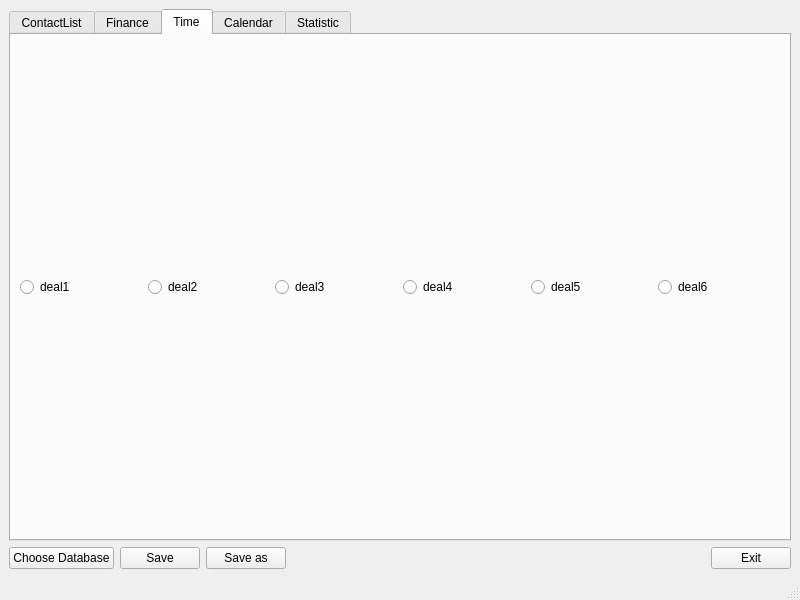
<?xml version="1.0" encoding="UTF-8"?>
<ui version="4.0">
 <class>ConciergeView2</class>
 <widget class="QMainWindow" name="ConciergeView2">
  <property name="geometry">
   <rect>
    <x>0</x>
    <y>0</y>
    <width>800</width>
    <height>600</height>
   </rect>
  </property>
  <property name="windowTitle">
   <string>MainWindow</string>
  </property>
  <widget class="QWidget" name="centralwidget">
   <layout class="QVBoxLayout" name="verticalLayout_3">
    <item>
     <widget class="QTabWidget" name="tabWidget">
      <property name="currentIndex">
       <number>2</number>
      </property>
      <widget class="QWidget" name="tab">
       <attribute name="title">
        <string>ContactList</string>
       </attribute>
       <layout class="QVBoxLayout" name="verticalLayout">
        <item>
         <widget class="QSplitter" name="splitter">
          <property name="orientation">
           <enum>Qt::Horizontal</enum>
          </property>
          <widget class="QListWidget" name="lwContactList">
           <property name="sizePolicy">
            <sizepolicy hsizetype="Fixed" vsizetype="Expanding">
             <horstretch>0</horstretch>
             <verstretch>0</verstretch>
            </sizepolicy>
           </property>
          </widget>
          <widget class="QWidget" name="ContactWidget" native="true">
           <layout class="QVBoxLayout" name="vLayContact">
            <item>
             <layout class="QGridLayout" name="MainData">
              <property name="leftMargin">
               <number>5</number>
              </property>
              <property name="topMargin">
               <number>3</number>
              </property>
              <property name="rightMargin">
               <number>5</number>
              </property>
              <property name="bottomMargin">
               <number>3</number>
              </property>
              <property name="horizontalSpacing">
               <number>5</number>
              </property>
              <property name="verticalSpacing">
               <number>0</number>
              </property>
              <item row="0" column="0" rowspan="5">
               <widget class="QLabel" name="lbUserPic">
                <property name="sizePolicy">
                 <sizepolicy hsizetype="Fixed" vsizetype="Fixed">
                  <horstretch>0</horstretch>
                  <verstretch>0</verstretch>
                 </sizepolicy>
                </property>
                <property name="minimumSize">
                 <size>
                  <width>120</width>
                  <height>120</height>
                 </size>
                </property>
                <property name="maximumSize">
                 <size>
                  <width>120</width>
                  <height>120</height>
                 </size>
                </property>
                <property name="pixmap">
                 <pixmap>:/logo</pixmap>
                </property>
                <property name="scaledContents">
                 <bool>true</bool>
                </property>
                <property name="alignment">
                 <set>Qt::AlignLeading|Qt::AlignLeft|Qt::AlignTop</set>
                </property>
               </widget>
              </item>
              <item row="3" column="2">
               <widget class="QLineEdit" name="leOtherName">
                <property name="maxLength">
                 <number>100</number>
                </property>
               </widget>
              </item>
              <item row="0" column="1">
               <widget class="QLabel" name="lbAlias">
                <property name="text">
                 <string>Alias:</string>
                </property>
                <property name="alignment">
                 <set>Qt::AlignRight|Qt::AlignTrailing|Qt::AlignVCenter</set>
                </property>
               </widget>
              </item>
              <item row="0" column="2">
               <widget class="QLineEdit" name="leAlias">
                <property name="maxLength">
                 <number>150</number>
                </property>
               </widget>
              </item>
              <item row="3" column="1">
               <widget class="QLabel" name="lbOtherName">
                <property name="text">
                 <string>OtherName:</string>
                </property>
                <property name="alignment">
                 <set>Qt::AlignRight|Qt::AlignTrailing|Qt::AlignVCenter</set>
                </property>
               </widget>
              </item>
              <item row="1" column="2">
               <widget class="QLineEdit" name="leName">
                <property name="maxLength">
                 <number>100</number>
                </property>
               </widget>
              </item>
              <item row="1" column="1">
               <widget class="QLabel" name="lbName">
                <property name="text">
                 <string>Name:</string>
                </property>
                <property name="alignment">
                 <set>Qt::AlignRight|Qt::AlignTrailing|Qt::AlignVCenter</set>
                </property>
               </widget>
              </item>
              <item row="4" column="1">
               <widget class="QLabel" name="lbBirthday">
                <property name="text">
                 <string>Birthday:</string>
                </property>
                <property name="alignment">
                 <set>Qt::AlignRight|Qt::AlignTrailing|Qt::AlignVCenter</set>
                </property>
               </widget>
              </item>
              <item row="0" column="0">
               <widget class="QPushButton" name="pbEditUserPic">
                <property name="sizePolicy">
                 <sizepolicy hsizetype="Fixed" vsizetype="Fixed">
                  <horstretch>0</horstretch>
                  <verstretch>0</verstretch>
                 </sizepolicy>
                </property>
                <property name="minimumSize">
                 <size>
                  <width>25</width>
                  <height>25</height>
                 </size>
                </property>
                <property name="maximumSize">
                 <size>
                  <width>25</width>
                  <height>25</height>
                 </size>
                </property>
                <property name="text">
                 <string/>
                </property>
                <property name="icon">
                 <iconset>
                  <normaloff>:/editContact</normaloff>:/editContact</iconset>
                </property>
               </widget>
              </item>
              <item row="4" column="2">
               <widget class="QDateEdit" name="deBirthday">
                <property name="calendarPopup">
                 <bool>true</bool>
                </property>
                <property name="currentSectionIndex">
                 <number>0</number>
                </property>
               </widget>
              </item>
              <item row="2" column="2">
               <widget class="QLineEdit" name="leSurName">
                <property name="maxLength">
                 <number>100</number>
                </property>
               </widget>
              </item>
              <item row="2" column="1">
               <widget class="QLabel" name="lbLastName">
                <property name="text">
                 <string>LastName:</string>
                </property>
                <property name="alignment">
                 <set>Qt::AlignRight|Qt::AlignTrailing|Qt::AlignVCenter</set>
                </property>
               </widget>
              </item>
             </layout>
            </item>
            <item>
             <widget class="QTabWidget" name="DetailData">
              <property name="currentIndex">
               <number>0</number>
              </property>
              <widget class="QWidget" name="tabChannels">
               <attribute name="title">
                <string>Channels</string>
               </attribute>
               <layout class="QGridLayout" name="gridLayout_2">
                <item row="4" column="0" colspan="3">
                 <widget class="QPushButton" name="pushButton">
                  <property name="minimumSize">
                   <size>
                    <width>100</width>
                    <height>0</height>
                   </size>
                  </property>
                  <property name="maximumSize">
                   <size>
                    <width>100</width>
                    <height>16777215</height>
                   </size>
                  </property>
                  <property name="text">
                   <string>Add</string>
                  </property>
                  <property name="icon">
                   <iconset>
                    <normaloff>:/newContact</normaloff>:/newContact</iconset>
                  </property>
                 </widget>
                </item>
                <item row="5" column="0" colspan="3">
                 <spacer name="vSpacer">
                  <property name="orientation">
                   <enum>Qt::Vertical</enum>
                  </property>
                  <property name="sizeHint" stdset="0">
                   <size>
                    <width>20</width>
                    <height>40</height>
                   </size>
                  </property>
                 </spacer>
                </item>
                <item row="0" column="0">
                 <widget class="QLabel" name="lbPhone">
                  <property name="text">
                   <string>Phone:</string>
                  </property>
                  <property name="alignment">
                   <set>Qt::AlignRight|Qt::AlignTrailing|Qt::AlignVCenter</set>
                  </property>
                 </widget>
                </item>
                <item row="1" column="0">
                 <widget class="QLabel" name="lbEmail">
                  <property name="text">
                   <string>Email:</string>
                  </property>
                  <property name="alignment">
                   <set>Qt::AlignRight|Qt::AlignTrailing|Qt::AlignVCenter</set>
                  </property>
                 </widget>
                </item>
                <item row="2" column="0">
                 <widget class="QLabel" name="lbSkype">
                  <property name="text">
                   <string>Skype:</string>
                  </property>
                  <property name="alignment">
                   <set>Qt::AlignRight|Qt::AlignTrailing|Qt::AlignVCenter</set>
                  </property>
                 </widget>
                </item>
                <item row="0" column="1">
                 <widget class="QLineEdit" name="lePhone"/>
                </item>
                <item row="0" column="2">
                 <widget class="QLabel" name="label">
                  <property name="text">
                   <string/>
                  </property>
                  <property name="pixmap">
                   <pixmap>:/editContact</pixmap>
                  </property>
                 </widget>
                </item>
                <item row="1" column="1">
                 <widget class="QLineEdit" name="leEmail"/>
                </item>
                <item row="2" column="1">
                 <widget class="QLineEdit" name="leSkype"/>
                </item>
                <item row="3" column="0">
                 <widget class="QLabel" name="lbSite">
                  <property name="text">
                   <string>Site:</string>
                  </property>
                  <property name="alignment">
                   <set>Qt::AlignRight|Qt::AlignTrailing|Qt::AlignVCenter</set>
                  </property>
                 </widget>
                </item>
                <item row="3" column="1">
                 <widget class="QLineEdit" name="leSite"/>
                </item>
                <item row="1" column="2">
                 <widget class="QLabel" name="label_2">
                  <property name="text">
                   <string/>
                  </property>
                  <property name="pixmap">
                   <pixmap>:/editContact</pixmap>
                  </property>
                 </widget>
                </item>
                <item row="2" column="2">
                 <widget class="QLabel" name="label_3">
                  <property name="text">
                   <string/>
                  </property>
                  <property name="pixmap">
                   <pixmap>:/editContact</pixmap>
                  </property>
                 </widget>
                </item>
                <item row="3" column="2">
                 <widget class="QLabel" name="label_4">
                  <property name="text">
                   <string/>
                  </property>
                  <property name="pixmap">
                   <pixmap>:/editContact</pixmap>
                  </property>
                 </widget>
                </item>
               </layout>
              </widget>
              <widget class="QWidget" name="tabAddress">
               <attribute name="title">
                <string>Address</string>
               </attribute>
               <layout class="QGridLayout" name="gridLayout">
                <item row="1" column="1">
                 <widget class="QLineEdit" name="leCountry"/>
                </item>
                <item row="2" column="1">
                 <widget class="QLineEdit" name="leCity"/>
                </item>
                <item row="1" column="0">
                 <widget class="QLabel" name="lbCountry">
                  <property name="text">
                   <string>Country:</string>
                  </property>
                  <property name="alignment">
                   <set>Qt::AlignRight|Qt::AlignTrailing|Qt::AlignVCenter</set>
                  </property>
                 </widget>
                </item>
                <item row="2" column="0">
                 <widget class="QLabel" name="lbCity">
                  <property name="text">
                   <string>City:</string>
                  </property>
                  <property name="alignment">
                   <set>Qt::AlignRight|Qt::AlignTrailing|Qt::AlignVCenter</set>
                  </property>
                 </widget>
                </item>
                <item row="5" column="1">
                 <widget class="QLineEdit" name="leApartment"/>
                </item>
                <item row="4" column="1">
                 <widget class="QLineEdit" name="leHome"/>
                </item>
                <item row="4" column="0">
                 <widget class="QLabel" name="lbHome">
                  <property name="text">
                   <string>Home:</string>
                  </property>
                  <property name="alignment">
                   <set>Qt::AlignRight|Qt::AlignTrailing|Qt::AlignVCenter</set>
                  </property>
                 </widget>
                </item>
                <item row="3" column="1">
                 <widget class="QLineEdit" name="leStreet"/>
                </item>
                <item row="3" column="0">
                 <widget class="QLabel" name="lbStreet">
                  <property name="text">
                   <string>Street:</string>
                  </property>
                  <property name="alignment">
                   <set>Qt::AlignRight|Qt::AlignTrailing|Qt::AlignVCenter</set>
                  </property>
                 </widget>
                </item>
                <item row="5" column="0">
                 <widget class="QLabel" name="lbApartment">
                  <property name="text">
                   <string>Apartment:</string>
                  </property>
                  <property name="alignment">
                   <set>Qt::AlignRight|Qt::AlignTrailing|Qt::AlignVCenter</set>
                  </property>
                 </widget>
                </item>
                <item row="6" column="0" colspan="2">
                 <spacer name="vSpacer_2">
                  <property name="orientation">
                   <enum>Qt::Vertical</enum>
                  </property>
                  <property name="sizeHint" stdset="0">
                   <size>
                    <width>20</width>
                    <height>40</height>
                   </size>
                  </property>
                 </spacer>
                </item>
               </layout>
              </widget>
              <widget class="QWidget" name="tabCompany">
               <attribute name="title">
                <string>Company</string>
               </attribute>
               <layout class="QFormLayout" name="formLayout">
                <property name="fieldGrowthPolicy">
                 <enum>QFormLayout::AllNonFixedFieldsGrow</enum>
                </property>
                <item row="0" column="0">
                 <widget class="QLabel" name="lbNameCompany">
                  <property name="text">
                   <string>Name:</string>
                  </property>
                  <property name="alignment">
                   <set>Qt::AlignRight|Qt::AlignTrailing|Qt::AlignVCenter</set>
                  </property>
                 </widget>
                </item>
                <item row="0" column="1">
                 <widget class="QLineEdit" name="leNameCompany"/>
                </item>
                <item row="1" column="0">
                 <widget class="QLabel" name="lbPhoneCompany">
                  <property name="text">
                   <string>Phone:</string>
                  </property>
                  <property name="alignment">
                   <set>Qt::AlignRight|Qt::AlignTrailing|Qt::AlignVCenter</set>
                  </property>
                 </widget>
                </item>
                <item row="1" column="1">
                 <widget class="QLineEdit" name="lePhoneCompany"/>
                </item>
                <item row="2" column="0">
                 <widget class="QLabel" name="lbDapartment">
                  <property name="text">
                   <string>Department:</string>
                  </property>
                  <property name="alignment">
                   <set>Qt::AlignRight|Qt::AlignTrailing|Qt::AlignVCenter</set>
                  </property>
                 </widget>
                </item>
                <item row="2" column="1">
                 <widget class="QLineEdit" name="leDepartment"/>
                </item>
                <item row="3" column="0">
                 <widget class="QLabel" name="lbPost">
                  <property name="text">
                   <string>Post:</string>
                  </property>
                  <property name="alignment">
                   <set>Qt::AlignRight|Qt::AlignTrailing|Qt::AlignVCenter</set>
                  </property>
                 </widget>
                </item>
                <item row="3" column="1">
                 <widget class="QLineEdit" name="lePost"/>
                </item>
                <item row="4" column="0">
                 <widget class="QLabel" name="lbAddressCompany">
                  <property name="text">
                   <string>Address:</string>
                  </property>
                  <property name="alignment">
                   <set>Qt::AlignRight|Qt::AlignTrailing|Qt::AlignVCenter</set>
                  </property>
                 </widget>
                </item>
                <item row="4" column="1">
                 <widget class="QLineEdit" name="leAddressCompany"/>
                </item>
                <item row="5" column="0">
                 <widget class="QLabel" name="lbStartWork">
                  <property name="text">
                   <string>Start work:</string>
                  </property>
                  <property name="alignment">
                   <set>Qt::AlignRight|Qt::AlignTrailing|Qt::AlignVCenter</set>
                  </property>
                 </widget>
                </item>
                <item row="5" column="1">
                 <widget class="QDateEdit" name="deStartWork">
                  <property name="calendarPopup">
                   <bool>true</bool>
                  </property>
                 </widget>
                </item>
                <item row="6" column="0">
                 <widget class="QLabel" name="lbEndWork">
                  <property name="text">
                   <string>End work:</string>
                  </property>
                 </widget>
                </item>
                <item row="6" column="1">
                 <widget class="QDateEdit" name="deEndWork">
                  <property name="calendarPopup">
                   <bool>true</bool>
                  </property>
                 </widget>
                </item>
                <item row="7" column="0" colspan="2">
                 <spacer name="vSpacer_3">
                  <property name="orientation">
                   <enum>Qt::Vertical</enum>
                  </property>
                  <property name="sizeHint" stdset="0">
                   <size>
                    <width>20</width>
                    <height>40</height>
                   </size>
                  </property>
                 </spacer>
                </item>
               </layout>
              </widget>
             </widget>
            </item>
           </layout>
          </widget>
         </widget>
        </item>
       </layout>
      </widget>
      <widget class="QWidget" name="tab_2">
       <attribute name="title">
        <string>Finance</string>
       </attribute>
       <layout class="QVBoxLayout" name="verticalLayout_2"/>
      </widget>
      <widget class="QWidget" name="tab_5">
       <attribute name="title">
        <string>Time</string>
       </attribute>
       <layout class="QGridLayout" name="gridLayout_4">
        <item row="0" column="0">
         <widget class="QRadioButton" name="radioButton">
          <property name="text">
           <string>deal1</string>
          </property>
         </widget>
        </item>
        <item row="0" column="3">
         <widget class="QRadioButton" name="radioButton_4">
          <property name="text">
           <string>deal4</string>
          </property>
         </widget>
        </item>
        <item row="0" column="1">
         <widget class="QRadioButton" name="radioButton_2">
          <property name="text">
           <string>deal2</string>
          </property>
         </widget>
        </item>
        <item row="0" column="2">
         <widget class="QRadioButton" name="radioButton_3">
          <property name="text">
           <string>deal3</string>
          </property>
         </widget>
        </item>
        <item row="0" column="4">
         <widget class="QRadioButton" name="radioButton_5">
          <property name="text">
           <string>deal5</string>
          </property>
         </widget>
        </item>
        <item row="0" column="5">
         <widget class="QRadioButton" name="radioButton_6">
          <property name="text">
           <string>deal6</string>
          </property>
         </widget>
        </item>
       </layout>
      </widget>
      <widget class="QWidget" name="tab_4">
       <attribute name="title">
        <string>Calendar</string>
       </attribute>
       <layout class="QGridLayout" name="gridLayout_3">
        <item row="0" column="1">
         <widget class="QGroupBox" name="groupBox">
          <property name="title">
           <string>GroupBox</string>
          </property>
         </widget>
        </item>
        <item row="1" column="1">
         <widget class="QGroupBox" name="groupBox_2">
          <property name="title">
           <string>GroupBox</string>
          </property>
         </widget>
        </item>
        <item row="0" column="0" rowspan="2">
         <widget class="QCalendarWidget" name="calendarWidget"/>
        </item>
       </layout>
      </widget>
      <widget class="QWidget" name="tab_3">
       <attribute name="title">
        <string>Statistic</string>
       </attribute>
       <layout class="QHBoxLayout" name="horizontalLayout">
        <item>
         <widget class="QGroupBox" name="financeStatistic">
          <property name="title">
           <string>Finance</string>
          </property>
          <layout class="QFormLayout" name="formLayout_2">
           <property name="fieldGrowthPolicy">
            <enum>QFormLayout::AllNonFixedFieldsGrow</enum>
           </property>
           <item row="4" column="0">
            <widget class="QLabel" name="lblLastIncome">
             <property name="text">
              <string>Last income :</string>
             </property>
            </widget>
           </item>
           <item row="8" column="0">
            <widget class="QLabel" name="lblCurrentAmountOfFunds">
             <property name="text">
              <string>Current amount of funds :</string>
             </property>
            </widget>
           </item>
           <item row="5" column="0">
            <widget class="QLabel" name="lblLastOutcome">
             <property name="text">
              <string>Last outcome :</string>
             </property>
            </widget>
           </item>
           <item row="3" column="0">
            <widget class="QLabel" name="lblMaximumOutcomePerDay">
             <property name="text">
              <string>Maximum outcome per day :</string>
             </property>
            </widget>
           </item>
           <item row="6" column="0">
            <widget class="QLabel" name="lblTodayIncome">
             <property name="text">
              <string>Today income :</string>
             </property>
            </widget>
           </item>
           <item row="0" column="0">
            <widget class="QLabel" name="lblMaximumIncomePerMonth">
             <property name="text">
              <string>Maximum income per month :</string>
             </property>
            </widget>
           </item>
           <item row="2" column="0">
            <widget class="QLabel" name="lblMaximumOutcomePerMonth">
             <property name="text">
              <string>Maximum outcome per month :</string>
             </property>
            </widget>
           </item>
           <item row="1" column="0">
            <widget class="QLabel" name="lblMaximumIncomePerDay">
             <property name="text">
              <string>Maximum income per day :</string>
             </property>
            </widget>
           </item>
           <item row="9" column="0">
            <widget class="QLabel" name="lblCurrentDebet">
             <property name="text">
              <string>Current debet :</string>
             </property>
            </widget>
           </item>
           <item row="7" column="0">
            <widget class="QLabel" name="lblTodayOutcome">
             <property name="text">
              <string>Today outcome :</string>
             </property>
            </widget>
           </item>
           <item row="10" column="0">
            <widget class="QLabel" name="lblCurrentCredit">
             <property name="text">
              <string>Current credit</string>
             </property>
            </widget>
           </item>
           <item row="0" column="1">
            <widget class="QSpinBox" name="sbMaxIncomePerMonth">
             <property name="readOnly">
              <bool>true</bool>
             </property>
            </widget>
           </item>
           <item row="6" column="1">
            <widget class="QSpinBox" name="sbTodayIncome">
             <property name="readOnly">
              <bool>true</bool>
             </property>
            </widget>
           </item>
           <item row="7" column="1">
            <widget class="QSpinBox" name="sbTodayOutcome">
             <property name="readOnly">
              <bool>true</bool>
             </property>
            </widget>
           </item>
           <item row="8" column="1">
            <widget class="QSpinBox" name="sbCurrentAmountOfFunds">
             <property name="readOnly">
              <bool>true</bool>
             </property>
            </widget>
           </item>
           <item row="9" column="1">
            <widget class="QSpinBox" name="sbCurrentCredit">
             <property name="readOnly">
              <bool>true</bool>
             </property>
            </widget>
           </item>
           <item row="10" column="1">
            <widget class="QSpinBox" name="sbCurrentDebet">
             <property name="readOnly">
              <bool>true</bool>
             </property>
            </widget>
           </item>
           <item row="5" column="1">
            <widget class="QSpinBox" name="sbLastOutcome">
             <property name="readOnly">
              <bool>true</bool>
             </property>
            </widget>
           </item>
           <item row="4" column="1">
            <widget class="QSpinBox" name="sbLastIncome">
             <property name="readOnly">
              <bool>true</bool>
             </property>
            </widget>
           </item>
           <item row="3" column="1">
            <widget class="QSpinBox" name="sbMaxOutcomePerDay">
             <property name="readOnly">
              <bool>true</bool>
             </property>
            </widget>
           </item>
           <item row="2" column="1">
            <widget class="QSpinBox" name="sbMaxOutcomePerMonth">
             <property name="readOnly">
              <bool>true</bool>
             </property>
            </widget>
           </item>
           <item row="1" column="1">
            <widget class="QSpinBox" name="sbMaxIncomePerDay">
             <property name="readOnly">
              <bool>true</bool>
             </property>
            </widget>
           </item>
          </layout>
         </widget>
        </item>
        <item>
         <widget class="QGroupBox" name="timeStatistic">
          <property name="title">
           <string>Time</string>
          </property>
          <layout class="QFormLayout" name="formLayout_3">
           <item row="0" column="0">
            <widget class="QLabel" name="label_5">
             <property name="text">
              <string>Maximum daily :</string>
             </property>
            </widget>
           </item>
           <item row="0" column="1">
            <widget class="QTimeEdit" name="timeEdit">
             <property name="displayFormat">
              <string>hh:mm:ss</string>
             </property>
            </widget>
           </item>
           <item row="1" column="0">
            <widget class="QLabel" name="label_7">
             <property name="text">
              <string>Maximum weekly :</string>
             </property>
            </widget>
           </item>
           <item row="1" column="1">
            <widget class="QTimeEdit" name="timeEdit_2">
             <property name="displayFormat">
              <string>hh:mm:ss</string>
             </property>
            </widget>
           </item>
           <item row="2" column="0">
            <widget class="QLabel" name="label_6">
             <property name="text">
              <string>Maximum monthly :</string>
             </property>
            </widget>
           </item>
           <item row="2" column="1">
            <widget class="QTimeEdit" name="timeEdit_3">
             <property name="displayFormat">
              <string>hh:mm:ss</string>
             </property>
            </widget>
           </item>
           <item row="3" column="0">
            <widget class="QLabel" name="label_8">
             <property name="text">
              <string>Minimum daily :</string>
             </property>
            </widget>
           </item>
           <item row="3" column="1">
            <widget class="QTimeEdit" name="timeEdit_4">
             <property name="displayFormat">
              <string>hh:mm:ss</string>
             </property>
            </widget>
           </item>
           <item row="4" column="0">
            <widget class="QLabel" name="label_10">
             <property name="text">
              <string>Minimum weekly :</string>
             </property>
            </widget>
           </item>
           <item row="4" column="1">
            <widget class="QTimeEdit" name="timeEdit_5">
             <property name="displayFormat">
              <string>hh:mm:ss</string>
             </property>
            </widget>
           </item>
           <item row="5" column="0">
            <widget class="QLabel" name="label_9">
             <property name="text">
              <string>Minimum monthly :</string>
             </property>
            </widget>
           </item>
           <item row="5" column="1">
            <widget class="QTimeEdit" name="timeEdit_6">
             <property name="displayFormat">
              <string>hh:mm:ss</string>
             </property>
            </widget>
           </item>
           <item row="6" column="0">
            <widget class="QLabel" name="label_11">
             <property name="text">
              <string>Average daily :</string>
             </property>
            </widget>
           </item>
           <item row="6" column="1">
            <widget class="QTimeEdit" name="timeEdit_7">
             <property name="displayFormat">
              <string>hh:mm:ss</string>
             </property>
            </widget>
           </item>
           <item row="7" column="0">
            <widget class="QLabel" name="label_12">
             <property name="text">
              <string>Average weekly :</string>
             </property>
            </widget>
           </item>
           <item row="7" column="1">
            <widget class="QTimeEdit" name="timeEdit_8">
             <property name="displayFormat">
              <string>hh:mm:ss</string>
             </property>
            </widget>
           </item>
           <item row="8" column="0">
            <widget class="QLabel" name="label_13">
             <property name="text">
              <string>Average monthly :</string>
             </property>
            </widget>
           </item>
           <item row="8" column="1">
            <widget class="QTimeEdit" name="timeEdit_9">
             <property name="displayFormat">
              <string>hh:mm:ss</string>
             </property>
            </widget>
           </item>
          </layout>
         </widget>
        </item>
       </layout>
      </widget>
     </widget>
    </item>
    <item>
     <layout class="QHBoxLayout" name="horizontalLayout_2">
      <item>
       <widget class="QPushButton" name="pbChooseDb">
        <property name="text">
         <string>Choose Database</string>
        </property>
       </widget>
      </item>
      <item>
       <widget class="QPushButton" name="pushButton_3">
        <property name="text">
         <string>Save</string>
        </property>
       </widget>
      </item>
      <item>
       <widget class="QPushButton" name="pushButton_2">
        <property name="text">
         <string>Save as</string>
        </property>
       </widget>
      </item>
      <item>
       <spacer name="horizontalSpacer">
        <property name="orientation">
         <enum>Qt::Horizontal</enum>
        </property>
        <property name="sizeHint" stdset="0">
         <size>
          <width>40</width>
          <height>20</height>
         </size>
        </property>
       </spacer>
      </item>
      <item>
       <widget class="QPushButton" name="pushButton_4">
        <property name="text">
         <string>Exit</string>
        </property>
       </widget>
      </item>
     </layout>
    </item>
   </layout>
  </widget>
  <widget class="QMenuBar" name="menubar">
   <property name="geometry">
    <rect>
     <x>0</x>
     <y>0</y>
     <width>800</width>
     <height>20</height>
    </rect>
   </property>
  </widget>
  <widget class="QStatusBar" name="statusbar"/>
 </widget>
 <resources/>
 <connections/>
</ui>
